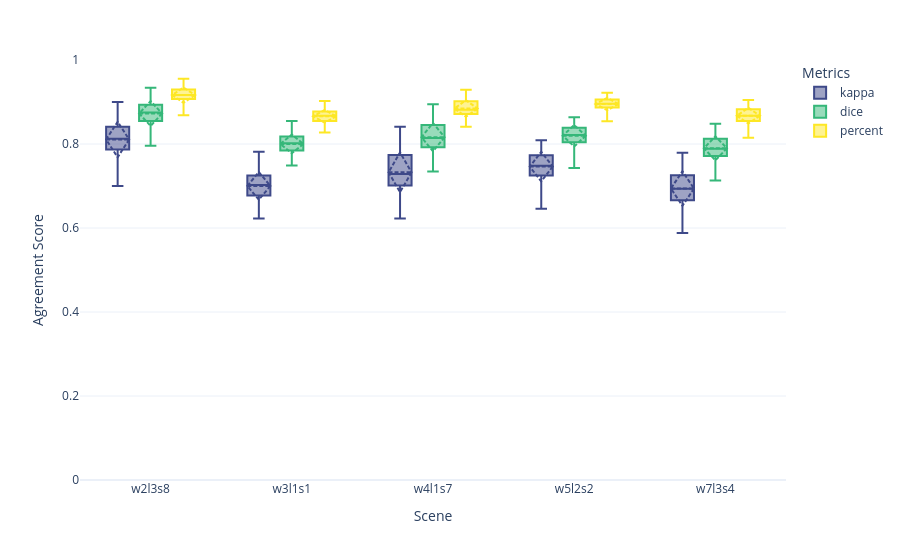

The notebook cell this image was saved under:
### Code cell
results_scene = pd.read_csv(os.path.join('outputdata', 'results_by_scene.csv'))
fig = plot_metrics_boxplot(results_scene, 'scene_id')
fig

### Figure 1 — Plotly figure (JSON) as saved in the notebook; plotly's stock layout.template omitted (floating-point values rounded to 4 significant figures; data arrays with more than 128 entries replaced by an {"elided": "..."} marker saying what was removed)
{"data": [{"alignmentgroup": "True", "boxmean": "sd", "boxpoints": false, "hovertemplate": "Metrics=kappa<br>Scene=%{x}<br>Agreement Score=%{y}<extra></extra>", "legendgroup": "kappa", "marker": {"color": "#3e4989"}, "name": "kappa", "notched": false, "offsetgroup": "kappa", "orientation": "v", "showlegend": true, "type": "box", "x": {"elided": "500 str values"}, "x0": " ", "xaxis": "x", "y": {"elided": "500 float values"}, "y0": " ", "yaxis": "y"}, {"alignmentgroup": "True", "boxmean": "sd", "boxpoints": false, "hovertemplate": "Metrics=dice<br>Scene=%{x}<br>Agreement Score=%{y}<extra></extra>", "legendgroup": "dice", "marker": {"color": "#35b779"}, "name": "dice", "notched": false, "offsetgroup": "dice", "orientation": "v", "showlegend": true, "type": "box", "x": {"elided": "500 str values"}, "x0": " ", "xaxis": "x", "y": {"elided": "500 float values"}, "y0": " ", "yaxis": "y"}, {"alignmentgroup": "True", "boxmean": "sd", "boxpoints": false, "hovertemplate": "Metrics=percent<br>Scene=%{x}<br>Agreement Score=%{y}<extra></extra>", "legendgroup": "percent", "marker": {"color": "#fde725"}, "name": "percent", "notched": false, "offsetgroup": "percent", "orientation": "v", "showlegend": true, "type": "box", "x": {"elided": "500 str values"}, "x0": " ", "xaxis": "x", "y": {"elided": "500 float values"}, "y0": " ", "yaxis": "y"}], "layout": {"boxmode": "group", "legend": {"title": {"text": "Metrics"}, "tracegroupgap": 0}, "margin": {"t": 60}, "xaxis": {"anchor": "y", "domain": [0, 1], "title": {"text": "Scene"}}, "yaxis": {"anchor": "x", "domain": [0, 1], "range": [0, 1], "title": {"text": "Agreement Score"}}}}
